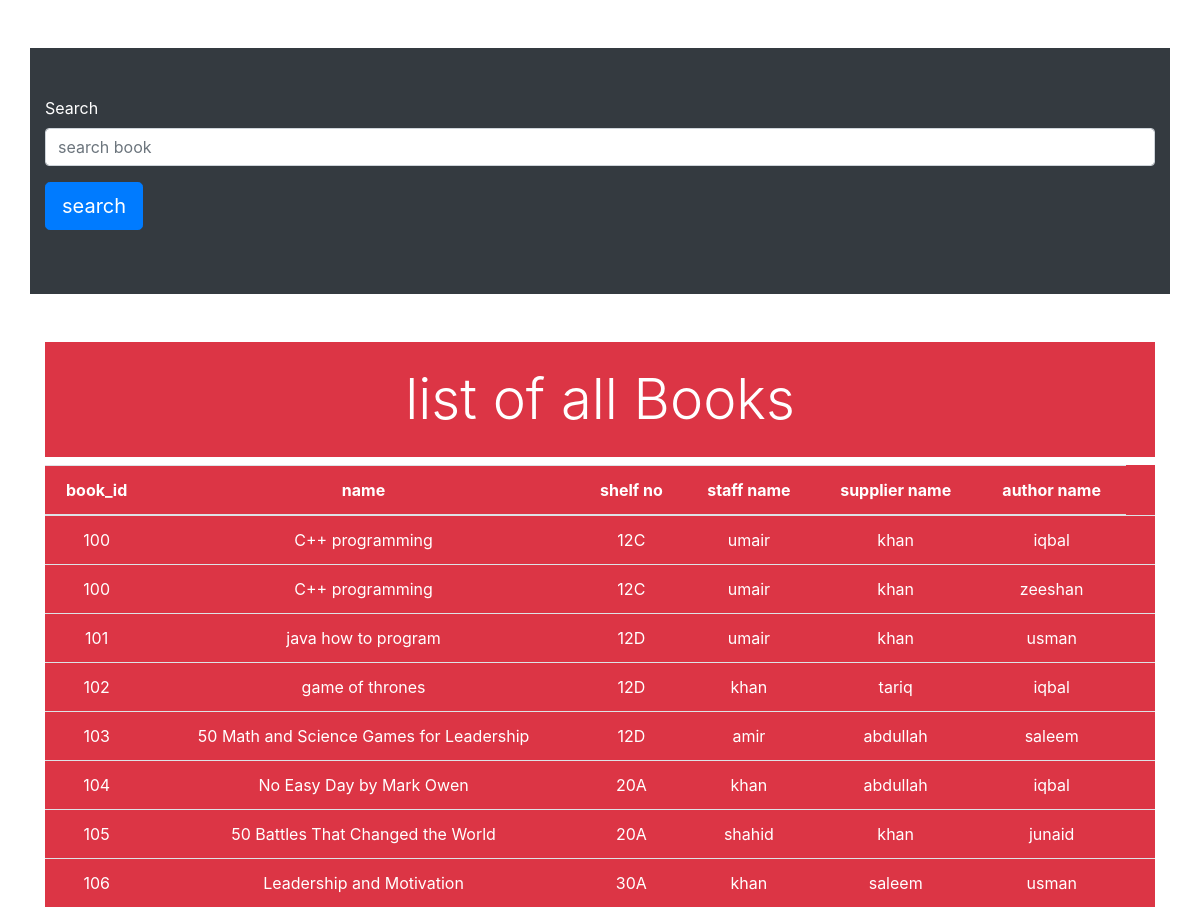
/student.php, run on the app's committed database.
### tables this page shows
CREATE TABLE `book` (
  `book_id` int(11) NOT NULL,
  `name` varchar(55) DEFAULT NULL,
  `price` int(11) DEFAULT NULL,
  `shelf_no` varchar(55) DEFAULT NULL,
  `staff_id` int(11) DEFAULT NULL,
  `supplier_id` int(11) DEFAULT NULL
);

CREATE TABLE `staff` (
  `staff_id` int(11) NOT NULL,
  `name` varchar(55) DEFAULT NULL
);

CREATE TABLE `supplier` (
  `supplier_id` int(11) NOT NULL,
  `name` varchar(55) DEFAULT NULL
);

CREATE TABLE `author` (
  `a_id` int(11) NOT NULL,
  `name` varchar(55) DEFAULT NULL
);

### student.php (the view, shortened to what this page needs)
<!doctype html>
<html lang="en">
  <head>
    <link rel="stylesheet" href="css/bootstrap.min.css" >
    <link rel="stylesheet" href="css/style.css" >
  </head>
  <body class="text-white">
    <section class="container bg-dark mt-5 py-5">
        <form method='POST' action="#">
            <div class="form-group">
              <label >Search</label>
              <input type="text" class="form-control"  placeholder="search book" name="search">
            <button type="submit" name="search_submit" class="btn btn-primary mt 3 text-center mt-3 btn-lg ">search</button>
          </form>
    </section>
  <div class="text-center container mt-5 text_danger text_bold">
            <h1 class="container text-center text-white display-4 bg-danger py-4">list of all Books</h1>
            <table class="table bg-danger text-white py-3">
                <thead>
                    <tr>
                        <th scope="col">book_id</th>
                        <th scope="col">name</th>
                        <th scope="col">shelf no</th>
                        <th scope="col">staff name</th>
                        <th scope="col">supplier name</th>
                        <th scope="col">author name</th>
                    </tr>
                <tbody>
                <?php
                    $con = new mysqli("localhost","root","","LMS_FURC") or die("not connected to database");
                    $result = mysqli_query($con , "select book.book_id , book.name , book.shelf_no , staff.name as staff_name, supplier.name as supplier_name, author.name as author_name from book INNER JOIN staff ON book.staff_id = staff.staff_id INNER JOIN supplier ON book.supplier_id = supplier.supplier_id INNER JOIN author_book ON book.book_id = author_book.book_id INNER JOIN author ON author.a_id = author_book.a_id ORDER BY book.book_id;   ");
                    if(mysqli_num_rows($result) > 0 ){
                        while($row = mysqli_fetch_assoc($result)){
                            echo "<tr><td>".$row["book_id"] . "</td><td>" . $row["name"] . "</td><td>" . $row['shelf_no'] ."</td><td>" . $row['staff_name'] ."</td><td>" . $row['supplier_name'] ."</td><td>" . $row['author_name'] ."</td><td>" ;
                        }
                        echo "</table>" ;
                    }else{
                        echo "no rows found";
                    }
                ?>
        </div>
  </body>
</html>

### css/style.css (style rules this page uses)
body { background-image: url(one.jpg); background-size: cover; background-attachment: fixed; }

### data on the page
book: book_id "100", name "C++ programming", shelf_no "12C", staff.name "umair", supplier.name "khan", author.name "iqbal", author.name "zeeshan"
book: book_id "101", name "java how to program", shelf_no "12D", staff.name "umair", supplier.name "khan", author.name "usman"
book: book_id "102", name "game of thrones", shelf_no "12D", staff.name "khan", supplier.name "tariq", author.name "iqbal"
book: book_id "103", name "50 Math and Science Games for Leadership", shelf_no "12D", staff.name "amir", supplier.name "abdullah", author.name "saleem"
book: book_id "104", name "No Easy Day by Mark Owen", shelf_no "20A", staff.name "khan", supplier.name "abdullah", author.name "iqbal"
book: book_id "105", name "50 Battles That Changed the World", shelf_no "20A", staff.name "shahid", supplier.name "khan", author.name "junaid"
book: book_id "106", name "Leadership and Motivation", shelf_no "30A", staff.name "khan", supplier.name "saleem", author.name "usman"
